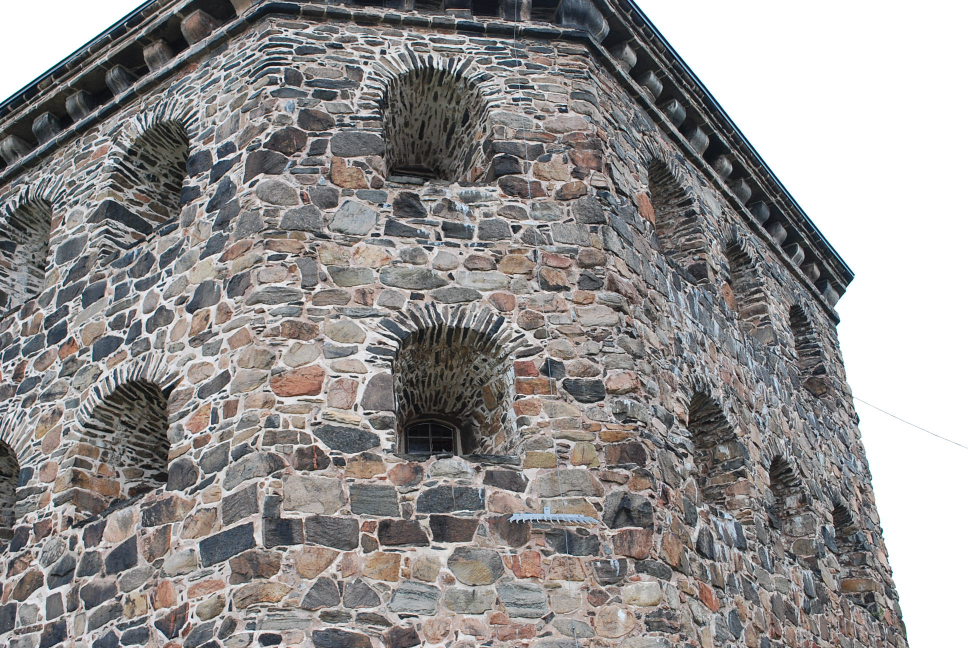
%> input picture assign3_epipolar-geometry_fundamental_essential_matrix/src/kronan1.JPG, 1936 x 1296 px (shown at 1/2 size)
$ octave ass3_CE1_CE2.m   (GNU Octave 9; MATLAB toolbox functions it lacks are replaced by stand-ins)
%> lines starting %> are read from the running program, lines starting %| are printed output that depends on the picture
### assign3_epipolar-geometry_fundamental_essential_matrix/src/pflat.m
%{
Computer Exercise1.
pflat() divides the homogeneous coordinates with their last entry for
points of any dimensionality. (we assume that none of the points have
last homogeneous coordinate zero.)
%}

function x = pflat(hmgCoord)
x = hmgCoord ./ hmgCoord(end,:);
end

### assign3_epipolar-geometry_fundamental_essential_matrix/src/rital.m
function rital(linjer,st)
if nargin == 1,
 st='-';
end;
if size(linjer)==0,
  slask=[];
else
  [slask,nn]=size(linjer);
  rikt=psphere([linjer(2,:);-linjer(1,:);zeros(1,nn)]);
  punkter=pflat(cross(rikt,linjer));
  for i=1:nn;
   plot([punkter(1,i)-2000*rikt(1,i) punkter(1,i)+2000*rikt(1,i)], ...
        [punkter(2,i)-2000*rikt(2,i) punkter(2,i)+2000*rikt(2,i)],st);
  end;
  slask=[];
end;

### assign3_epipolar-geometry_fundamental_essential_matrix/src/psphere.m
function [y,alpha]=psphere(x);
% [y,alpha]=psphere(x) - normalization of projective points.
% Do a normalization on the projective
% points in x. Each column is considered to
% be a point in homogeneous coordinates.
% INPUT :
%  x     - matrix in which each column is a point.
% OUTPUT :
%  y     - result after normalization.
%  alpha - depth

[a,n]=size(x);
alpha=sqrt(sum(x.^2));
y=x./(ones(a,1)*alpha);

### assign3_epipolar-geometry_fundamental_essential_matrix/src/ass3_CE1_CE2.m
% ------------ Computer Vision - Assignment 3 -------------------------
% ------------ Hicham Mohamad, hsmo@kth.se
%{
2 - The Fundamental Matrix

In this exercise you will compute the fundamental matrix for the two
images in Figure 1 of a part of the fort Kronan in Gothenburg.
The file compEx1data.mat contains a cell x with matched points
for the two images.
compute normalization matrices N_1 and N_2. These matrices should subtract the mean and re-scale using the standard
% deviation, as in assignment 2.  Normalize the image points
% of the two images with N_1 and N_2 respectively.
%}

% load the data
clear all, close all
load('compEx1data');
image1 = imread('kronan1.jpg');
%> image1 is the input picture: size 1296x1936x3 uint8; mean R, G, B 147.1, 144.6, 143.9
image2 = imread('kronan2.jpg');
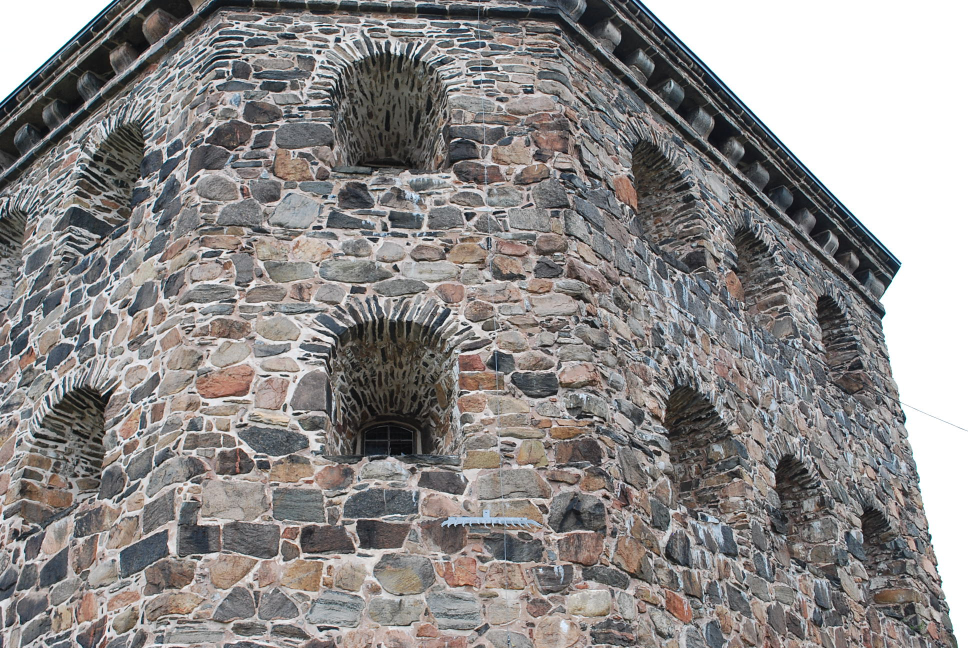
%> input picture assign3_epipolar-geometry_fundamental_essential_matrix/src/kronan2.JPG, 1936 x 1296 px (shown at 1/2 size)
%> image2 is the input picture: size 1296x1936x3 uint8; mean R, G, B 141.3, 138.2, 137.3

%% mean and std of the points in x1 and x2
% Computes the mean value of the 1st and 2nd rows of x{i}
meanx1 = mean(x{1}(1:2,:),2);
%Standard deviation of the 1st and 2nd rows of x{i}
stdx1 = std(x{1}(1:2,:),0,2);

% mean and std of the points in x2
meanx2 = mean(x{2}(1:2,:),2);
stdx2 = std(x{2}(1:2,:),0,2);

%% transformation matrices N1 and N2
% These matrices should subtract the mean and re-scale using the standard
% deviation, as in assignment 2.
N1 = [1/stdx1(1) 0 -1/stdx1(1)*meanx1(1);
      0 1/stdx1(2) -1/stdx1(2)*meanx1(2);
      0 0 1];
N2 = [1/stdx2(1) 0 -1/stdx2(1)*meanx2(1);
      0 1/stdx2(2) -1/stdx2(2)*meanx2(2);
      0 0 1];

%% Normalize the image points
% of the two images with N_1 and N_2 respectively.
xn{1,1} = N1*x{1};
xn{2,1} = N2*x{2};

%% Set up the matrix M in the eight point algorithm
% (use all the points),
% Computes a 3x3 matrix containing all multiplications
% of coordinates from x1n(:,i) and x2n(:,i)
for i=1:2008
    xx = xn{2}(:,i)*xn{1}(:,i)';
    % Reshapes the matrix above and adds to the M matrix
    M(i,:) = xx(:)';
end

%% solve the homogeneous least squares system using SVD
[~,S,V] = svd(M);

% to find an eigenvector corresponding to the smallest eigenvalue
% we should select the last column of V
vstar = V(:,end);

% Check that the minimum singular value and ||Mv|| are both small
% S'S is a diagonal matrix and contains the eigenvalues
% Is the smallest eigenvalue close to zero?
D = S'*S;
% How about||Mv||?
Mv = norm(M*vstar);

%% Forms an F-matrix from the solution v of the least squares problem
Fn = reshape(vstar,[3  3]);
test_detFn = det(Fn);

% Resulting F may not have det(F) = 0.
% Pick the closest matrix A with det(A) = 0.
% Can be solved using svd, in matlab:
[FU,FS,FV] = svd(Fn);
FS(3,3) = 0;
% The resulting normalized fundamental matrix
A = FU * FS * FV';
% check the det(A)
test_detA = det(A);

%% Computes and plots all the epipolar constraints (should be roughly 0)
figure
plot(diag(xn{2}' * A * xn{1}),'.');
title('CE1: Plot of all the epipolar constraints')
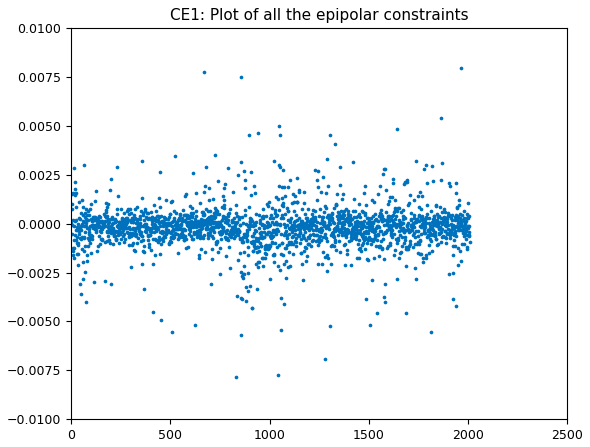
%> figure redrawn from the program's plot data; highest point at x = 1963, y = 0.00795

%% Compute the un-normalized fundamental matrix F
%{
Compute the un-normalized fundamental matrix F (using the formula from
exercise 3) and the epipolar lines l=F x_1.
Pick 20 points in the second image at random and plot these in the same
figure as the image.
Also plot the corresponding epipolar lines in the same image using the
function rital.m. Are they close to each other?
%}

% using the formula from exercise 3
F = N2' * A * N1;
F = F./F(3,3);
test_detF = det(F)

%% Computes the epipolar lines l = F x1
l = F*x{1};
% Makes sure that the line has a unit normal
% makes the distance formula easier
l = l./sqrt(repmat(l(1 ,:).^2 + l(2 ,:).^2 ,[3  1]));

%% 20 points and epipolar lines in the second image
%Pick 20 points in the second image at random
rndperm = randperm(size(x{1},2));
% plot these points in the same figure as the image
figure
imagesc(image2)
hold on
for i=1:20
    plot(x{2}(1,rndperm(i)), x{2}(2,rndperm(i)), 'ro', 'linewidth',1);
    % plot the corresponding epipolar lines using function rital.m
    rital(l(:,rndperm(i)));
end
title('CE1: 20 points with the corresponding epipolar lines')
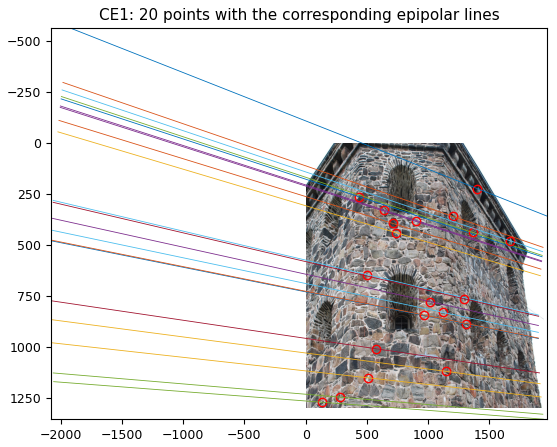
%> figure redrawn from the program's plot data
% Are they close to each other?

%% Computes all the distances between the points
% and their corresponding epipolar lines, and plots in a histogram
figure
hist(abs(sum(l.*x{2})) ,100);
title('CE1: Distances between the points and their epipolar lines')
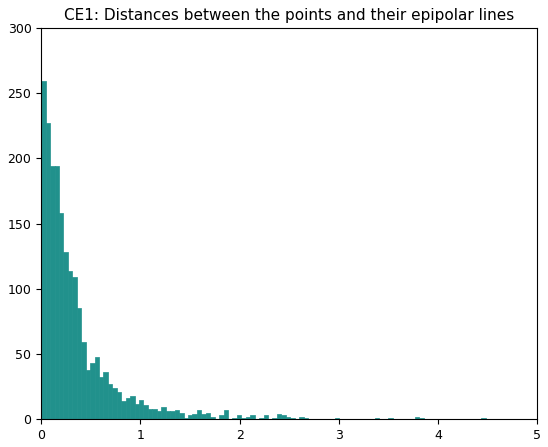
%> figure redrawn from the program's plot data; tallest bar 259 high, from x = 0.000109 to 0.0449

% The mean distance
meandist = mean(abs(sum(l.*x{2})));
%% Exercise 4
F4 = [0 1 1; 1 0 0; 0 1 1];
X1 = [1;2;3];
X2 = [3;2;1];

% epipolar e2
%e24 = svd(F4'); ??????????????
e24 = null(F4');

% Constructs the cross product matrix
e24cross = [0 -e24(3) e24(2);
            e24(3) 0 -e24(1);
            -e24(2) e24(1) 0];
A4 = e24cross * F4;
P24 = [A4 e24];

%% ============= Computer Exercise 2 =====================================
%  =======================================================================
%{
 Use the fundamental matrix F that you obtained in Computer Exercise 1
to compute the camera matrices in Exercise 4. Also use triangulation
(with DLT) to compute the 3D-points. Plot both the image, the image
points, and the projected 3D points in the same figure.

Don't forget to normalize when triangulating. Note that since the point
sets are the same as in Computer Exercise 1 the normalization matrices
will also be the same. (Alternatively one could compute cameras and
3D points from the fundamental matrix ?F obtained with the normalized
points and transform the cameras afterwards. This also gives a valid
solution, but it is a different one.)
Plot the 3D-points in a 3D plot. Does it look like you expected?
(Recall Computer Exercise 1 in Assignment 2...)
%}

% compute the camera matrices in Exercise 4
P14 = [eye(3) zeros(3,1)];

e24F = null(F');
% Constructs the cross product matrix
e24Fcross = [0 -e24F(3) e24F(2);
            e24F(3) 0 -e24F(1);
            -e24F(2) e24F(1) 0];
A4F = e24Fcross * F;
P24F = [A4F e24F];

%% use triangulation with DLT to compute the 3D-points
% normalizing using the normalization matrices from Computer Exercise 1
P14n = N1*P14;
P24Fn = N2*P24F;

%% Set up the DLT equations for triangulation
X = [];
for j=1:size(x{1},2)
    M2 = [P14n -[xn{1}(:,j)] [0 0 0]';
         P24Fn [0 0 0]' -[xn{2}(:,j)]];

    % and solve the homogeneous least squares system
    % do this in a loop, once for each point
    [U4,S4,V4] = svd(M2);
    vstar4 = V4(:,end);
    X = [X vstar4(1:4,:)];
end

[m,n] = size(X);
homX = zeros(m,n);
for i=1:n
    homX(:,i) = pflat(X(:,i));
end

%% Project the computed points into the two images
P14X = P14*homX;
P24FX = P24F*homX;

[m4,n4] = size(P14X);
x1proj = zeros(m4,n4);
x2proj = zeros(m4,n4);
for j = 1 : n4
    x1proj(:,j) = pflat(P14X(:,j));
    x2proj(:,j) = pflat(P24FX(:,j));
end

%% Plot both the image, the image points, and the projected 3D points
figure
imagesc(image1)
hold on
plot(x{1}(1,:),x{1}(2,:),'g+')
hold on;
plot(x1proj(1,:),x1proj(2,:),'ro');
title('CE2: Projected 3D points and image points into P1')
legend('Image points', 'Projected 3D points')
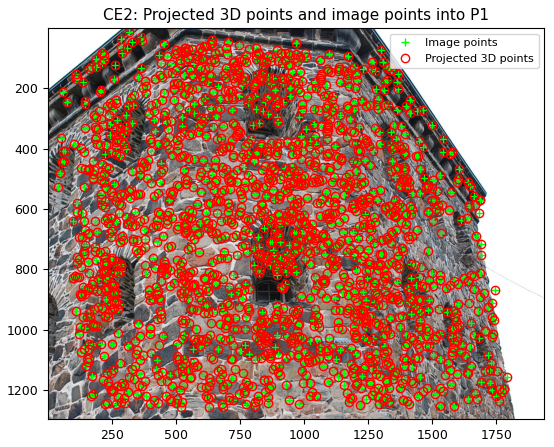
%> figure redrawn from the program's plot data

%% Plot the 3D-points in a 3D plot
%Does it look like you expected?
%(Recall Computer Exercise 1 in Assignment 2...)
figure
plot3(homX(1,:), homX(2,:), homX(3,:), '.','Markersize',2)
title('CE2: The reconstructed 3D-points')
xlabel('x'), ylabel('y'), zlabel('z')
%> after `zlabel('z')`:
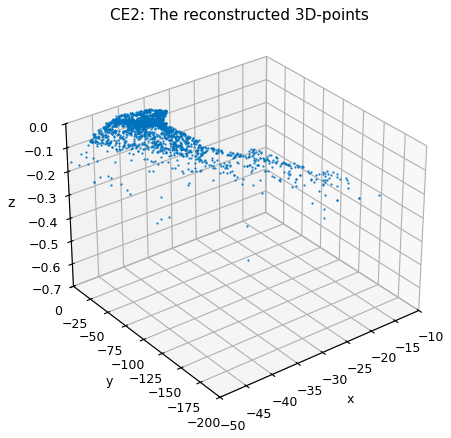
%> figure redrawn from the program's plot data


%% Useful  matlab  commands:

% Computes a 3x3 matrix containing all multiplications
% of coordinates from x1n(:,i) and x2n(:,i).
%xx = x2n(:,i)*x1n(:,i)';

% Reshapes the matrix above and adds to the M matrix
%M(i,:) = xx(:)';

% Forms an F-matrix from the solution v of the least squares problem
%Fn = reshape(v,[3  3]);

% Computes and plots all the epipolar constraints (should be roughly 0)
%plot(diag(x2n'*Fn*x1n));

% Computes the epipolar lines
%l = F*x{1};
% Makes sure that the line has a unit normal
% (makes the distance formula easier)
%l = l./sqrt(repmat(l(1 ,:).^2 + l(2 ,:).^2 ,[3  1]));

% Computes all the the distances between the points
% and  there  corresponding  lines , and  plots in a histogram
%hist(abs(sum(l.*x{2})) ,100);

% Computes the epipole
% e2 = null(F');
% Constructs the cross product matrix
%e2x = [0 -e2(3) e2(2); e2(3) 0 -e2(1); -e2(2) e2(1) 0];
